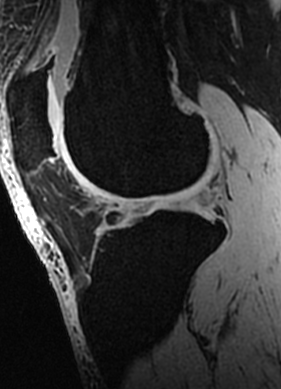
#> input picture Assignment4/source.png, 281 x 389 px
$ python pro5678.py
#> lines starting #> are read from the running program, lines starting #| are printed output that depends on the picture; after the words box and inside, x2 and y2 are one past the last pixel; in counts of white or black regions, pixels touching at a corner belong together
import numpy as np
import cv2
from matplotlib import pyplot as plt
from sklearn.neighbors import NearestNeighbors

# ########################################################################################
# 데이터 준비
source_image = cv2.imread("source.png")
#> source_image is the input picture: shape (389, 281, 3); min 3, max 255, mean 52.6
source_label = cv2.imread("source_label.png")
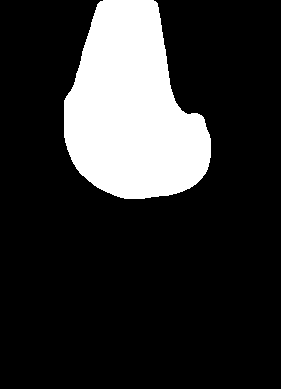
#> input picture Assignment4/source_label.png, 281 x 389 px
#> source_label is the input picture: shape (389, 281, 3); 18.7% white; 1 white region, box (x1, y1, x2, y2) and area: (64, 0, 211, 199) 20492
target_image = cv2.imread("target.png")
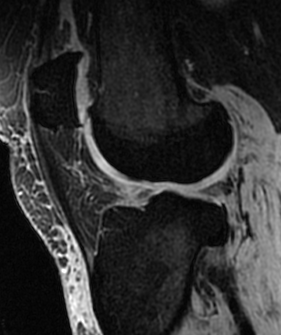
#> input picture Assignment4/target.png, 281 x 335 px
#> target_image is the input picture: shape (335, 281, 3); min 1, max 255, mean 48.5
target_label = cv2.imread("target_label.png")

# ########################################################################################
# Q5. Extract object boundary points from the source and target labels.
source_label_gray = cv2.cvtColor(source_label, cv2.COLOR_RGB2GRAY)
#> (the run stopped early here; a loop or call above may not have finished)
